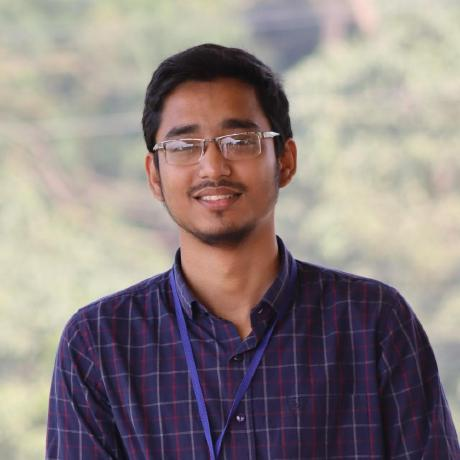
#> input picture images/img.jpg, 460 x 460 px
$ python class8.py
#> lines starting #> are read from the running program, lines starting #| are printed output that depends on the picture
import cv2
import numpy as np
import matplotlib.pyplot as plt

def cal_hist_equalize(img):
    clahe_hist = np.zeros(256, dtype=float)
    for row in img:
        for val in row:
            clahe_hist[val] += 1
    clahe_pdf = clahe_hist / clahe_hist.sum()
    clahe_cdf = np.cumsum(clahe_pdf)

    return (clahe_hist, clahe_cdf)


image1 = cv2.imread('../images/img.jpg', cv2.IMREAD_GRAYSCALE)
#> image1: shape (460, 460); min 5, max 236, mean 133.7
image2 = cv2.imread('../images/img5.jpg', cv2.IMREAD_GRAYSCALE)
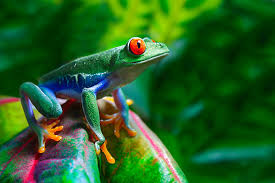
#> input picture images/img5.jpg, 275 x 183 px
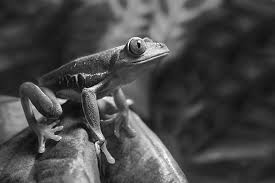
#> image2: shape (183, 275); min 0, max 255, mean 70.3
image3 = cv2.imread('../images/img6.jpg', cv2.IMREAD_GRAYSCALE)
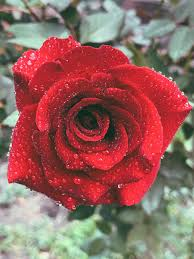
#> input picture images/img6.jpg, 194 x 259 px
#> image3: shape (259, 194); min 16, max 255, mean 114.6

clahe = cv2.createCLAHE(clipLimit=2.0, tileGridSize=(8, 8))
clahe_img1 = clahe.apply(image1)
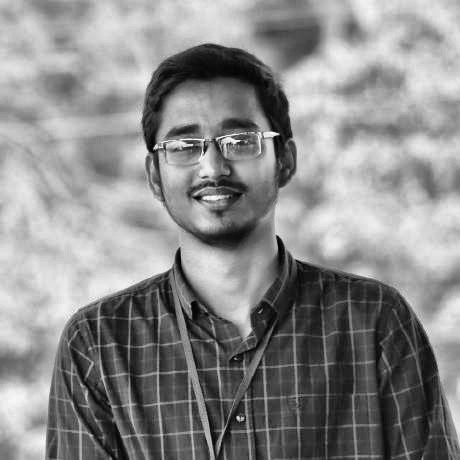
#> clahe_img1: shape (460, 460); min 2, max 252, mean 138.4
clahe_img2 = clahe.apply(image2)
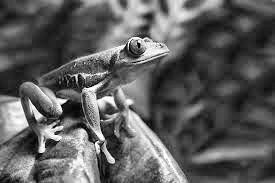
#> clahe_img2: shape (183, 275); min 1, max 255, mean 92.6
clahe_img3 = clahe.apply(image3)
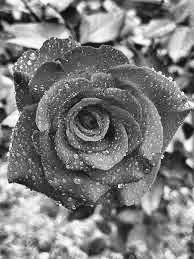
#> clahe_img3: shape (259, 194); min 7, max 255, mean 123.8

hist1, cdf1 = cal_hist_equalize(image1)
#> after the loop in cal_hist_equalize, `for row in img:`: clahe_hist = 256 values, max 2748 at index 212, min 0 at index 0, mean 826.6
#> in cal_hist_equalize, `clahe_pdf = clahe_hist / clahe_hist.sum()`: clahe_pdf = 256 values, max 0.013 at index 212, min 0 at index 0, mean 0.00391
#> in cal_hist_equalize, `clahe_cdf = np.cumsum(clahe_pdf)`: clahe_cdf = 256 values from 0 to 1
#> hist1 has the same summary as clahe_hist in cal_hist_equalize; cdf1 = 256 values from 0 to 1
hist2, cdf2 = cal_hist_equalize(image2)
#> hist2 = 256 values, max 1151 at index 34, min 0 at index 254, mean 196.6; cdf2 = 256 values from 7.95e-05 to 1
hist3, cdf3 = cal_hist_equalize(image3)
#> hist3 = 256 values, max 708 at index 79, min 0 at index 0, mean 196.3; cdf3 = 256 values from 0 to 1

x = np.arange(0, 256)

plt.figure(figsize=(16, 9))

plt.subplot(3, 3, 1)
plt.imshow(image1, cmap='gray')

plt.subplot(3, 3, 2)
plt.imshow(image2, cmap='gray')

plt.subplot(3, 3, 3)
plt.imshow(image3, cmap='gray')

plt.subplot(3, 3, 4)
plt.imshow(clahe_img1, cmap='gray')

plt.subplot(3, 3, 5)
plt.imshow(clahe_img2, cmap='gray')

plt.subplot(3, 3, 6)
plt.imshow(clahe_img3, cmap='gray')

plt.subplot(3, 3, 7)
plt.plot(x, hist1, label='Histogram')
plt.plot(x, cdf1 * hist1.sum(), label='CDF')
plt.legend()

plt.subplot(3, 3, 8)
plt.plot(x, hist2, label='Histogram')
plt.plot(x, cdf2 * hist2.sum(), label='CDF')
plt.legend()

plt.subplot(3, 3, 9)
plt.plot(x, hist3, label='Histogram')
plt.plot(x, cdf3 * hist3.sum(), label='CDF')
plt.legend()


plt.tight_layout()
# plt.savefig('../images/hw7_result.png')
plt.show()
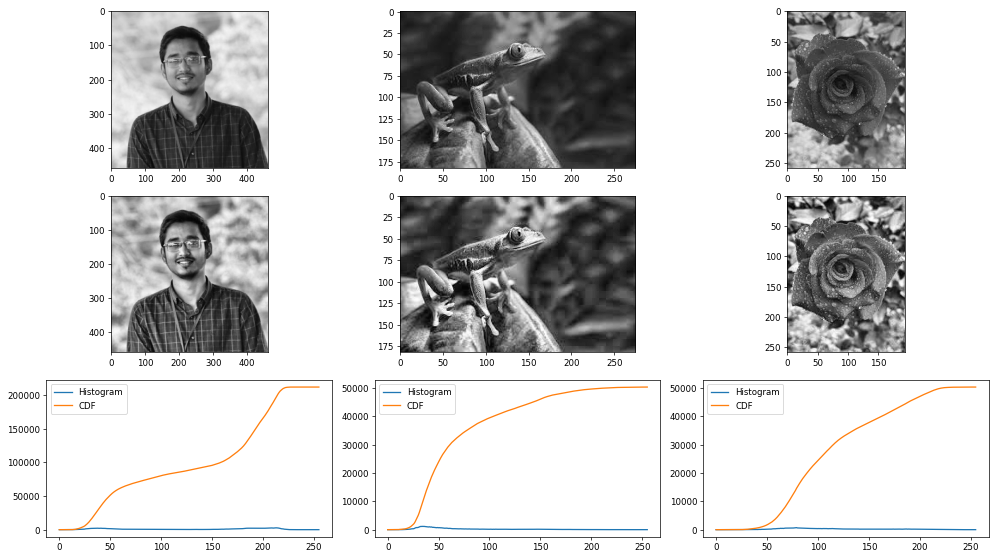
#> figure drawn by matplotlib, 9 panels; panel 7: curve peaks at x = 212, y = 2748; panel 7: curve peaks at x = 236, y = 211600; panel 8: curve peaks at x = 34, y = 1151; panel 8: curve peaks at x = 255, y = 50325
